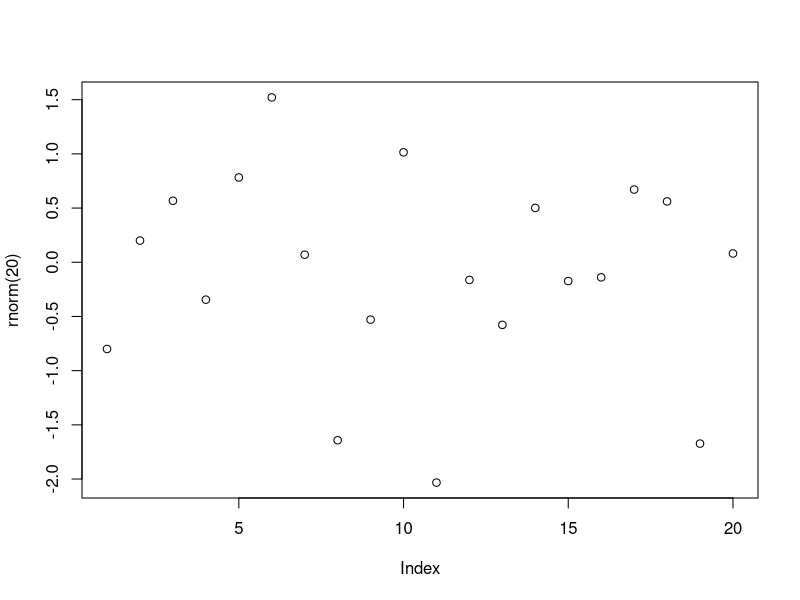

Write R code to recreate this figure. (Note: this script raises an error after producing the figure.)
# Configurando o diretório de trabalho
username_dir = Sys.getenv("USERNAME")
setwd(paste("C:/Users/", username_dir, "/DSA-Data-Science/Big Data Analytics com R e Microsoft Azure Machine Learning/Cap03", sep = ""))
getwd()

# Help
?sample
args(sample)
args(mean) # média
args(sd) # desvio padrão

# Funções built-in do R (base)
abs(-43) # valor absoluto
sum(c(1:100)) # soma
mean(c(1:100)) # média
round(c(1.1:5.8)) # arredondamento
rev(c(1:10)) # reversão
seq(1:10) # sequência
sort(rev(c(1:10))) # ordenação
append(c(1:10), 11) # adicionar elemento

vec1 <- c(1.5, 2.5, 8.4, 3.7, 6.3)
vec2 <- rev(vec1)
vec2

# Funções dentro de funções
plot(rnorm(20))
mean(c(abs(vec1), abs(vec2)))

# Criando funções
myfunc <- function(x) { x + x }
myfunc(10)
class(myfunc)

myfunc2 <- function(a, b) {
    valor = a ^ b
    print(valor)
}
myfunc2(3, 4)

jogando_dados <- function() {
    num <- sample(1:6, size = 1) # 1 dado
    num
}

jogando_dados()

# Escopo de variáveis
print(num)
num <- c(1:6)
num # variável global

# Funções sem número definido de argumentos
vec1 <- (10:13)
vec2 <- c('a', 'b', 'c', 'd')
vec3 <- c(6.5, 9.2, 11.9, 5.1)

myfunc3 <- function(...) {
    df = data.frame(cbind(...))
    print(df)
}

myfunc3(vec1)

myfunc3(vec2, vec3)

myfunc3(vec1, vec2, vec3)

# Priorizar a utilização das funções built-in do R

x <- 1:100000000

# Função que calcula a raiz quadrada de cada elemento do vetor
minha_funcao_sqrt <- function(numeros) {
    resp <- numeric(length(numeros))
    for(i in seq_along(numeros)) {
        resp[i] <- sqrt(numeros[i])
    }
    return(resp)
}

system.time(x2a <- minha_funcao_sqrt(x))

system.time(x2b <- sqrt(x))

# A minha função para apresentar resultados diferentes por conta da precisão do cálculo
identical(x2a, x2b)